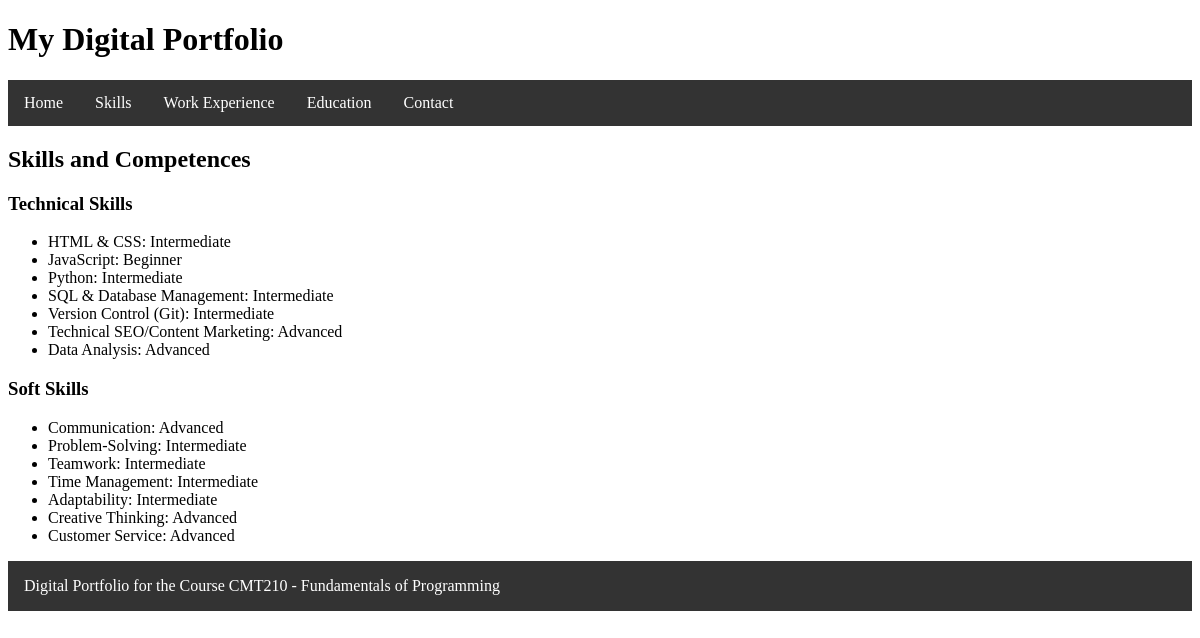
/skills, run on the app's committed database.
### tables this page shows
CREATE TABLE Technical_Skills(
    ID integer primary key,
    Skill_Name text,
    Proficiency_Level text
);

CREATE TABLE Soft_Skills(
    ID integer primary key,
    Skill_Name text,
    Proficiency_Level text
);

### __init__.py (the view)
@app.route("/skills")
def load_skills():
    sql_technical = f"SELECT Skill_Name, Proficiency_Level FROM Technical_Skills;"
    sql_technical = text(sql_technical)
    result_technical = db.engine.connect().execute(sql_technical)
    found_technical_skills = []
    for skills in result_technical:
        found_technical_skills.append({
            'Skill_Name': skills[0],
            'Proficiency_Level': skills[1]})
    sql_soft = f"SELECT Skill_Name, Proficiency_Level FROM Soft_Skills;"
    sql_soft = text(sql_soft)
    result_soft = db.engine.connect().execute(sql_soft)
    found_soft_skills = []
    for skills in result_soft:
        found_soft_skills.append({
            'Skill_Name': skills[0],
            'Proficiency_Level': skills[1]})
    all_skills = {
        'technical_skills': found_technical_skills,
        'soft_skills': found_soft_skills}
    return render_template('skills.html', skills=all_skills)

### templates/skills.html
{% extends "layout.html" %}
{% block content %}
<section id="skills">
    <h2>Skills and Competences</h2>
    <h3>Technical Skills</h3>
    <ul>
        {% for skill in skills.technical_skills %}
            <li>{{ skill.Skill_Name }}: {{ skill.Proficiency_Level }}</li>
        {% endfor %}
    </ul>
    <h3>Soft Skills</h3>
    <ul>
    {% for skill in skills.soft_skills %}
        <li>{{ skill['Skill_Name'] }}: {{ skill['Proficiency_Level'] }}</li>
    {% endfor %}
    </ul>
</section>
{% endblock content %}

### templates/layout.html (shortened to what this page needs)
<!DOCTYPE html>
<html>
<head>
    <link rel="stylesheet" type="text/css"
        href="{{url_for('static',filename='css/style.css')}}">
    <h1>My Digital Portfolio</h1>
</head>
<body>
    <div>
        <ul id="menubar">
            <li id="menudiv"><a href="{{ url_for('hello_world') }}">Home</a></li>
            <li id="menudiv"><a href="{{ url_for('load_skills') }}">Skills</a></li>
            <li id="menudiv"><a href="{{ url_for('load_work') }}">Work Experience</a></li>
            <li id="menudiv"><a href="{{ url_for('load_education') }}">Education</a></li>
            <li id="menudiv"><a href="{{ url_for('load_contact') }}">Contact</a></li>
        </ul>
    </div>
    <div>
        {% block content %}
        {% endblock content %}
    </div>
    <div id="footer">
        Digital Portfolio for the Course CMT210 - Fundamentals of Programming
    </div>
</body>
</html>

### static/css/style.css (style rules this page uses)
#menubar { list-style-type: none; margin: 0; padding: 0; overflow: hidden; background-color: #333; }
#footer { font: 14px; color: white; background-color: #333; margin: 0; padding: 16px; }
#menudiv { float: left; }
#menudiv a { display: block; color: white; text-align: center; padding: 14px 16px; text-decoration: none; }

### data on the page
Technical_Skills: Skill_Name "HTML & CSS", Proficiency_Level "Intermediate"
Technical_Skills: Skill_Name "JavaScript", Proficiency_Level "Beginner"
Technical_Skills: Skill_Name "Python", Proficiency_Level "Intermediate"
Technical_Skills: Skill_Name "SQL & Database Management", Proficiency_Level "Intermediate"
Technical_Skills: Skill_Name "Version Control (Git)", Proficiency_Level "Intermediate"
Technical_Skills: Skill_Name "Technical SEO/Content Marketing", Proficiency_Level "Advanced"
Technical_Skills: Skill_Name "Data Analysis", Proficiency_Level "Advanced"
Soft_Skills: Skill_Name "Communication", Proficiency_Level "Advanced"
Soft_Skills: Skill_Name "Problem-Solving", Proficiency_Level "Intermediate"
Soft_Skills: Skill_Name "Teamwork", Proficiency_Level "Intermediate"
Soft_Skills: Skill_Name "Time Management", Proficiency_Level "Intermediate"
Soft_Skills: Skill_Name "Adaptability", Proficiency_Level "Intermediate"
Soft_Skills: Skill_Name "Creative Thinking", Proficiency_Level "Advanced"
Soft_Skills: Skill_Name "Customer Service", Proficiency_Level "Advanced"
